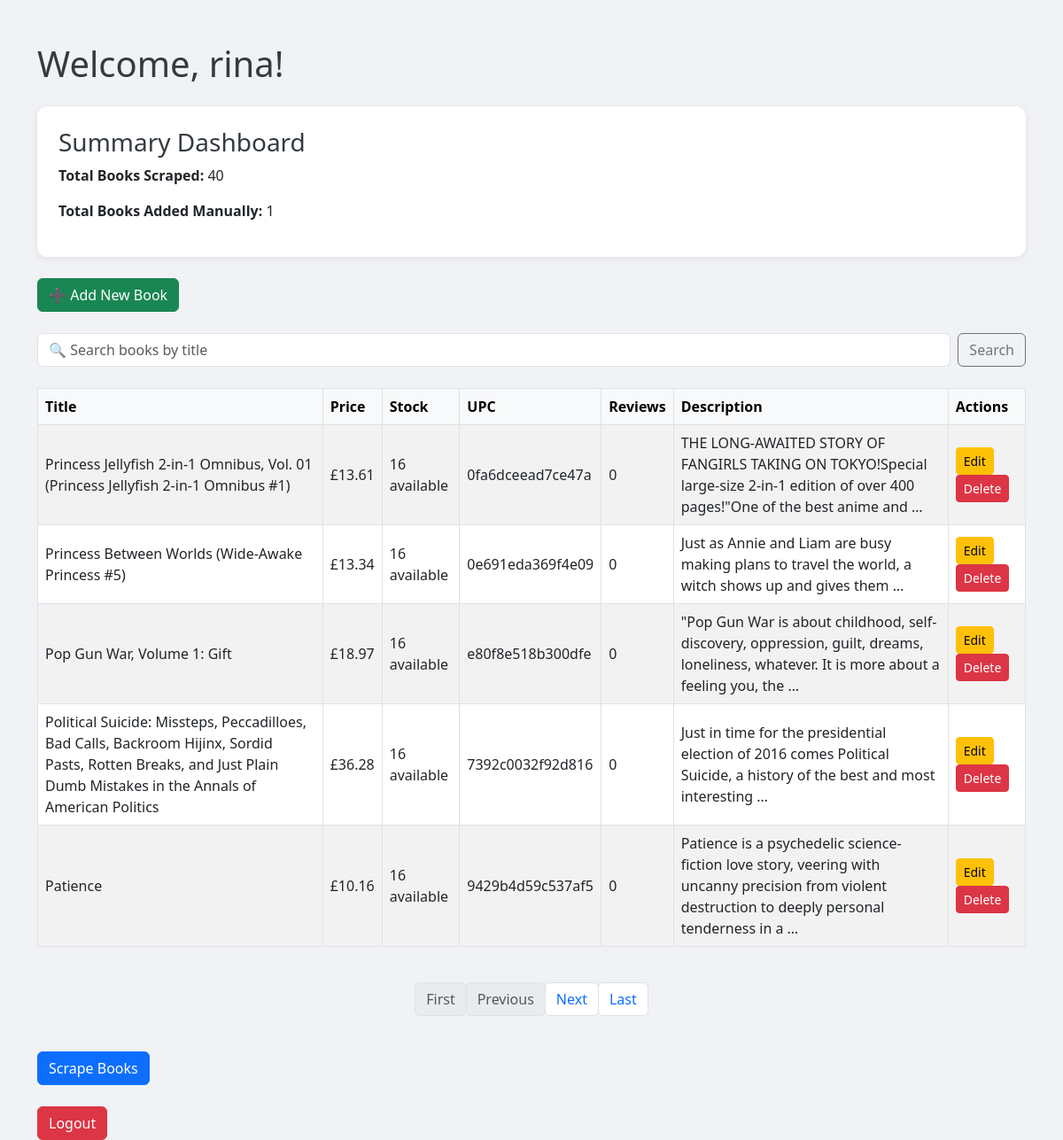
Screenshot of / (signed in) with the database file from the repository.
### books/models.py (models this page shows, shortened)
class Book(models.Model):
    user = models.ForeignKey(User, on_delete=models.CASCADE)
    title = models.CharField(max_length=255)
    price = models.CharField(max_length=100)
    stock = models.CharField(max_length=100)
    description = models.TextField()
    upc = models.CharField(max_length=100)
    num_reviews = models.IntegerField(default=0)
    created_manually = models.BooleanField(default=False)  # to track if added manually or scraped

### books/views.py (the view)
# urls.py: path('', views.home, name='home'),
@login_required
def home(request):
    search_term = request.GET.get('search', '')
    if request.user.is_superuser:
        books_list = Book.objects.filter(
            models.Q(title__icontains=search_term) |
            models.Q(user__username__icontains=search_term)
        ).order_by('id')
    else:
        books_list = Book.objects.filter(
            user=request.user,
            title__icontains=search_term
        ).order_by('id')
    paginator = Paginator(books_list, 5)
    page_number = request.GET.get('page', 1)
    try:
        page_number = int(page_number)
        if page_number < 1:
            page_number = 1
    except ValueError:
        page_number = 1
    if page_number > paginator.num_pages:
        page_number = paginator.num_pages
    try:
        page_obj = paginator.page(page_number)
    except EmptyPage:
        page_obj = paginator.page(paginator.num_pages)
    if request.user.is_superuser:
        total_scraped = Book.objects.filter(created_manually=False).count()
        total_manual = Book.objects.filter(created_manually=True).count()
        top_contributors = (
            Book.objects.values('user__username')
            .annotate(total=Count('id'))
            .order_by('-total')[:5]
        )
    else:
        total_scraped = Book.objects.filter(user=request.user, created_manually=False).count()
        total_manual = Book.objects.filter(user=request.user, created_manually=True).count()
        top_contributors = []
    context = {
        'page_obj': page_obj,
        'total_scraped': total_scraped,
        'total_manual': total_manual,
        'top_contributors': top_contributors,
    }
    return render(request, 'books/home.html', context)

### books/templates/books/home.html (shortened to what this page needs)
<!DOCTYPE html>
<html lang="en">
<head>
    <link href="https://cdn.jsdelivr.net/npm/bootstrap@5.3.0/dist/css/bootstrap.min.css" rel="stylesheet">
</head>
<body>
<div class="container mt-5">
    <h1 class="mb-4">Welcome, {{ request.user.username }}!</h1>
    <div class="card p-4 mb-4">
        <h3>Summary Dashboard</h3>
        <p><strong>Total Books Scraped:</strong> {{ total_scraped }}</p>
        <p><strong>Total Books Added Manually:</strong> {{ total_manual }}</p>
    </div>
    <a href="{% url 'add_book' %}" class="btn btn-success mb-4">➕ Add New Book</a>
    <form method="get" action="" class="d-flex mb-4">
        <input type="text" name="search" id="search_input" class="form-control me-2" placeholder="🔍 Search books by title" value="{{ request.GET.search }}">
        <button type="submit" class="btn btn-outline-secondary">Search</button>
    </form>
    <div class="table-responsive">
        <table class="table table-striped table-bordered align-middle">
            <thead class="table-light">
                <tr>
                    <th>Title</th>
                    <th>Price</th>
                    <th>Stock</th>
                    <th>UPC</th>
                    <th>Reviews</th>
                    <th>Description</th>
                    <th>Actions</th>
                </tr>
            </thead>
            <tbody>
                {% for book in page_obj %}
                <tr>
                    <td>{{ book.title }}</td>
                    <td>{{ book.price }}</td>
                    <td>{{ book.stock }}</td>
                    <td>{{ book.upc }}</td>
                    <td>{{ book.num_reviews }}</td>
                    <td>{{ book.description|truncatewords:20 }}</td>
                    <td>
                        <a href="{% url 'edit_book' book.id %}" class="btn btn-sm btn-warning me-1">Edit</a>
                        <a href="{% url 'delete_book' book.id %}" class="btn btn-sm btn-danger">Delete</a>
                    </td>
                </tr>
                {% endfor %}
            </tbody>
        </table>
    </div>
    <nav class="mt-4" aria-label="Page navigation">
        <ul class="pagination justify-content-center">
            <li class="page-item {% if not page_obj.has_previous %}disabled{% endif %}">
                {% if page_obj.has_previous %}
                <a class="page-link" href="?page=1{% if request.GET.search %}&search={{ request.GET.search }}{% endif %}">First</a>
                {% else %}
                <span class="page-link">First</span>
                {% endif %}
            </li>
            <li class="page-item {% if not page_obj.has_previous %}disabled{% endif %}">
                {% if page_obj.has_previous %}
                <a class="page-link" href="?page={{ page_obj.previous_page_number }}{% if request.GET.search %}&search={{ request.GET.search }}{% endif %}">Previous</a>
                {% else %}
                <span class="page-link">Previous</span>
                {% endif %}
            </li>
            <li class="page-item {% if not page_obj.has_next %}disabled{% endif %}">
                {% if page_obj.has_next %}
                <a class="page-link" href="?page={{ page_obj.next_page_number }}{% if request.GET.search %}&search={{ request.GET.search }}{% endif %}">Next</a>
                {% else %}
                <span class="page-link">Next</span>
                {% endif %}
            </li>
            <li class="page-item {% if not page_obj.has_next %}disabled{% endif %}">
                {% if page_obj.has_next %}
                <a class="page-link" href="?page={{ page_obj.paginator.num_pages }}{% if request.GET.search %}&search={{ request.GET.search }}{% endif %}">Last</a>
                {% else %}
                <span class="page-link">Last</span>
                {% endif %}
            </li>
        </ul>
    </nav>
    <form method="post" action="{% url 'scrape_books' %}">
        <button type="submit" class="btn btn-primary mt-4">Scrape Books</button>
    </form>
    <div class="mt-4">
        <a href="{% url 'logout' %}" class="btn btn-danger">Logout</a>
    </div>
</div>
</body>
</html>

### books/templates/books/home.html (style rules this page uses)
body { background-color: #f0f2f5; }
h1, h3, h5 { color: #343a40; }
.card { border: none; border-radius: 0.75rem; box-shadow: 0 0.125rem 0.5rem rgba(0,0,0,0.08); background-color: #ffffff; }
.btn-success, .btn-primary, .btn-danger, .btn-warning, .btn-outline-secondary { transition: all 0.2s ease; }
.table th, .table td { vertical-align: middle; }
.pagination .page-link { border-radius: 0.375rem; }

### rows the page displays
Book: title "Princess Jellyfish 2-in-1 Omnibus, Vol. 01 (Princess Jellyfish 2-in-1 Omnibus #1)", price "£13.61", stock "16 available", upc "0fa6dceead7ce47a", num_reviews "0", description "THE LONG-AWAITED STORY OF FANGIRLS TAKING ON TOKYO!Special large-size 2-in-1 edition of over 400 pages!\"One of the best anime and …"
Book: title "Princess Between Worlds (Wide-Awake Princess #5)", price "£13.34", stock "16 available", upc "0e691eda369f4e09", num_reviews "0", description "Just as Annie and Liam are busy making plans to travel the world, a witch shows up and gives them …"
Book: title "Pop Gun War, Volume 1: Gift", price "£18.97", stock "16 available", upc "e80f8e518b300dfe", num_reviews "0", description "\"Pop Gun War is about childhood, self-discovery, oppression, guilt, dreams, loneliness, whatever. It is more about a feeling you, the …"
Book: title "Political Suicide: Missteps, Peccadilloes, Bad Calls, Backroom Hijinx, Sordid Pasts, Rotten Breaks, and Just Plain Dumb Mistakes in the Annals of American Politics", price "£36.28", stock "16 available", upc "7392c0032f92d816", num_reviews "0", description "Just in time for the presidential election of 2016 comes Political Suicide, a history of the best and most interesting …"
Book: title "Patience", price "£10.16", stock "16 available", upc "9429b4d59c537af5", num_reviews "0", description "Patience is a psychedelic science-fiction love story, veering with uncanny precision from violent destruction to deeply personal tenderness in a …"

### other values shown
{{ request.user.username }} "rina"
{{ total_scraped }} "40"
{{ total_manual }} "1"
